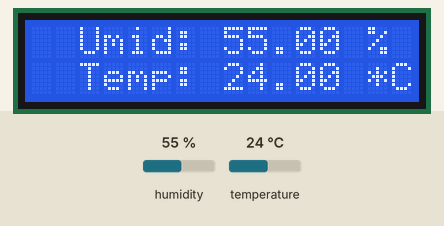
This sketch was run on a simulated Arduino Uno, built with avr-gcc and run on an emulated ATmega328P. Shown: 16×2 character LCD. The test bench sets the inputs (shaded band); at power-on: humidity 55 %, temperature 24 °C.

Above: at 3.6 s.
3.7 s: humidity set to 22 %
At 6.9 s:
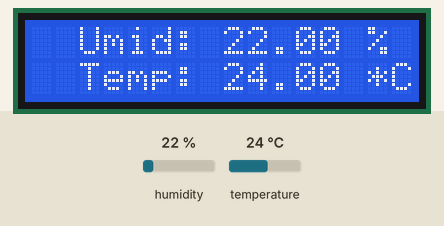
8.2 s: temperature set to 12 °C
At 10.4 s:
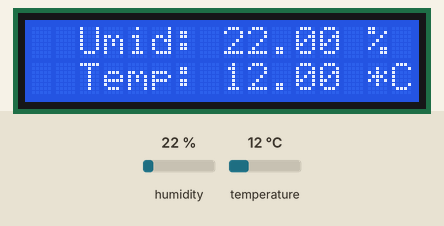
12.7 s: humidity set to 40 %
At 16.1 s:
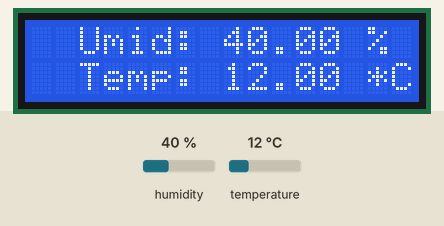
17.2 s: temperature set to 19 °C
At 19.6 s:
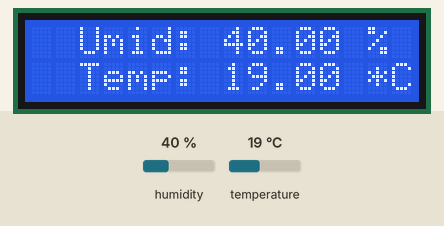
Timing chart, 0 to 21.1 s (numbered marks = the images above; inputs shaded):
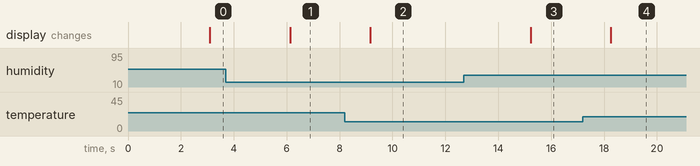

The sketch:

teste_DHT.ino
```cpp
#include "DHT.h"
#include <Wire.h>
#include <LiquidCrystal_I2C.h>

#define DHTPIN 8 // pino que estamos conectado
#define DHTTYPE DHT22 // DHT22

DHT dht(DHTPIN, DHTTYPE);
// Inicializa o display no endereco 0x27
LiquidCrystal_I2C lcd(0x3F,2,1,0,4,5,6,7,3, POSITIVE);

void setup()
{
  lcd.begin (16,2);
  dht.begin();
}

void loop()
{
  delay(3000);

  float h = dht.readHumidity();
  float t = dht.readTemperature();
  // testa se retorno é valido, caso contrário algo está errado.
  if (isnan(t) || isnan(h)) {
    return;
  }
  else{
    lcd.setCursor(2,0);
    lcd.print("Umid: ");
    lcd.print(h);
    lcd.print(" %");
    lcd.setCursor(2,1);
    lcd.print("Temp: ");
    lcd.print(t);
    lcd.print(" *C");
  }
}
```

Measured:
- after the input at 3.7 s, the display: changes after 2.4 s (image 1)
- after the input at 8.2 s, the display: changes after 0.96 s (image 2)
- after the input at 12.7 s, the display: changes after 2.5 s (image 3)
- after the input at 17.2 s, the display: changes after 1.1 s (image 4)
